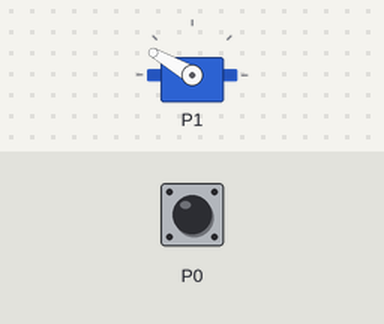
Recording of a program running on a simulated BBC micro:bit (MakeCode). Parts: servo. Inputs (shaded band) come from the test bench; at power-on: P0 LOW.

Above: at 1.2 s.
1.3 s: P0 pulled HIGH for 0.15 s
At 2.1 s:
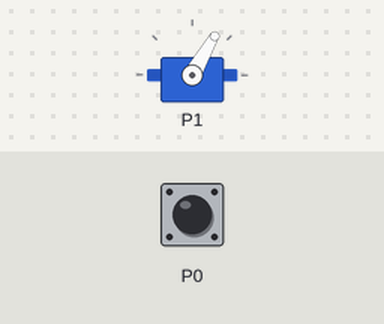
4.4 s: P0 pulled HIGH for 1 s
At 6.9 s:
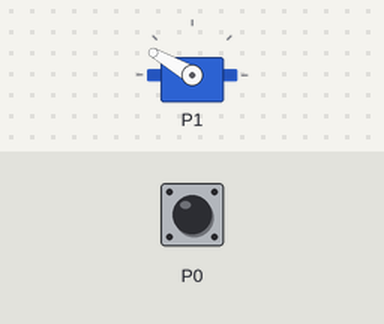
7.9 s: P0 pulled HIGH for 3.2 s
At 8.6 s:
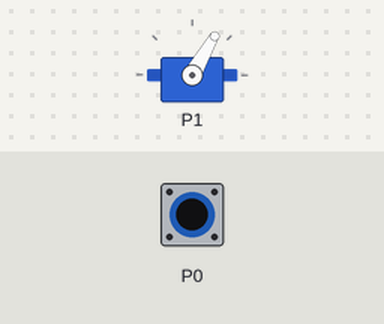
Timing chart, 0 to 13.5 s (numbered marks = the images above; inputs shaded):
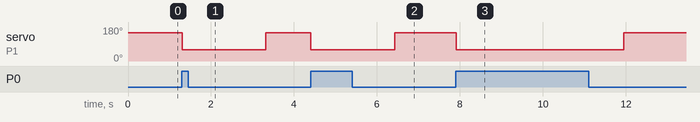

The program:

main.ts
```typescript
servos.P1.setRange(60, 150)
let etatactuel = 0
let etatpasse = 0
basic.forever(function () {
    etatactuel = pins.digitalReadPin(DigitalPin.P0)
    if (etatactuel != etatpasse) {
        if (etatactuel == 1) {
            servos.P1.setAngle(60)
            basic.pause(2000)
        }
    } else {
        servos.P1.setAngle(150)
    }
})
```

test.ts
```typescript
// les tests vont ici ; cela ne sera pas compilé si ce paquet est utilisé en tant qu'extension.
```

Measured:
- after the input at 1.3 s, servo on P1: 150° → 60° at once, → 150° 2.0 s later
- after the input at 4.4 s, servo on P1: 150° → 60° at once, → 150° 2.0 s later
- after the input at 7.9 s, servo on P1: 150° → 60° at once, → 150° 4.0 s later
